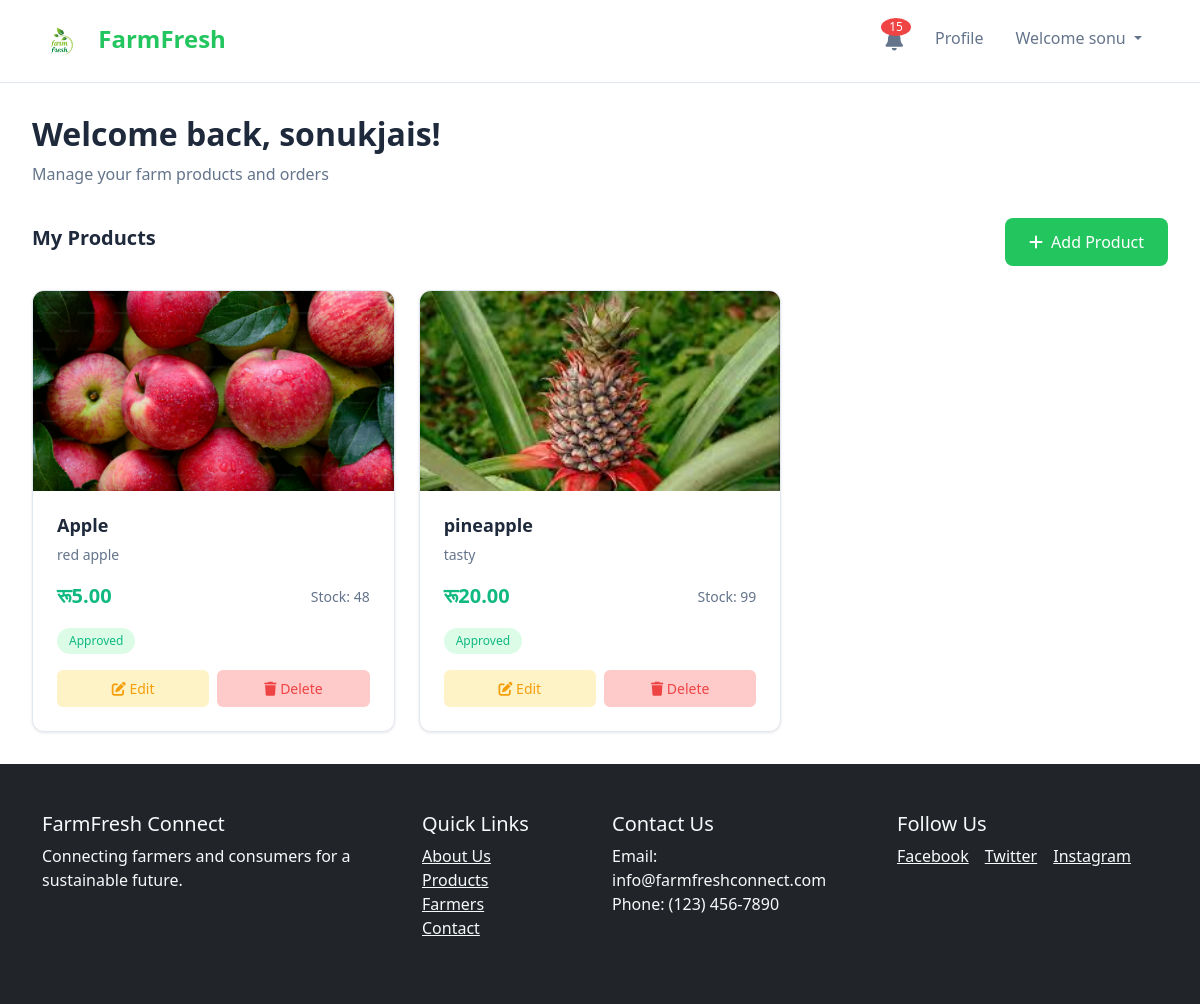
Page /farmer/products.php (signed in) on the committed database.
### tables this page shows
CREATE TABLE `users` (
  `user_id` int(11) NOT NULL,
  `username` varchar(100) DEFAULT NULL,
  `email` varchar(100) DEFAULT NULL,
  `password` varchar(100) DEFAULT NULL,
  `first_name` varchar(100) DEFAULT NULL,
  `last_name` varchar(100) DEFAULT NULL,
  `phone` varchar(20) DEFAULT NULL,
  `address` varchar(255) DEFAULT NULL,
  `city` varchar(100) DEFAULT NULL,
  `state` varchar(100) DEFAULT NULL,
  `zipcode` varchar(20) DEFAULT NULL,
  `role` enum('farmer','consumer','admin') NOT NULL,
  `created_at` datetime DEFAULT current_timestamp(),
  `updated_at` datetime DEFAULT current_timestamp() ON UPDATE current_timestamp(),
  `profile_image` varchar(255) DEFAULT NULL,
  `is_active` tinyint(1) DEFAULT 1,
  `bio` text DEFAULT NULL
);

CREATE TABLE `products` (
  `product_id` int(11) NOT NULL,
  `seller_id` int(11) DEFAULT NULL,
  `category_id` int(11) DEFAULT NULL,
  `name` varchar(100) DEFAULT NULL,
  `description` text DEFAULT NULL,
  `price` decimal(10,2) DEFAULT 0.00,
  `organic` tinyint(1) DEFAULT 0,
  `created_at` datetime DEFAULT current_timestamp(),
  `updated_at` datetime DEFAULT current_timestamp() ON UPDATE current_timestamp(),
  `is_available` tinyint(1) DEFAULT 1,
  `quantity` int(11) NOT NULL DEFAULT 0,
  `stock` int(11) NOT NULL DEFAULT 0,
  `product_image` varchar(255) DEFAULT NULL,
  `status` enum('pending','approved','rejected') DEFAULT 'pending'
);

### farmer/products.php (the view, shortened to what this page needs)
<?php
include '../config/db.php';
$farmer_id = $_SESSION['user_id'];
$products_query = "SELECT p.*, c.name as category_name
                  FROM products p
                  LEFT JOIN categories c ON p.category_id = c.category_id
                  WHERE p.seller_id = $farmer_id
                  ORDER BY p.created_at DESC";
$products_result = mysqli_query($dbconn, $products_query);
$farmer_query = "SELECT * FROM users WHERE user_id = $farmer_id LIMIT 1";
$farmer_result = mysqli_query($dbconn, $farmer_query);
$farmer_data = mysqli_fetch_assoc($farmer_result);
$farmer_name = 'Farmer';
if (isset($farmer_data['name'])) {
    $farmer_name = explode(' ', $farmer_data['name'])[0];
} elseif (isset($farmer_data['username'])) {
    $farmer_name = $farmer_data['username'];
} elseif (isset($farmer_data['first_name'])) {
    $farmer_name = $farmer_data['first_name'];
} elseif (isset($farmer_data['full_name'])) {
    $farmer_name = explode(' ', $farmer_data['full_name'])[0];
}
mysqli_data_seek($products_result, 0);
?>
<!DOCTYPE html>
<html lang="en">
<head>
    <link href="https://cdn.jsdelivr.net/npm/bootstrap@5.3.3/dist/css/bootstrap.min.css" rel="stylesheet">
    <link rel="stylesheet" href="https://cdnjs.cloudflare.com/ajax/libs/font-awesome/6.0.0/css/all.min.css">
</head>
<body>
    <?php include '../includes/navbar.php'; ?>
    <div class="dashboard-container">
        <div class="welcome-section">
            <h1 class="welcome-title">Welcome back, <?php echo htmlspecialchars($farmer_name); ?>!</h1>
            <p class="welcome-subtitle">Manage your farm products and orders</p>
        </div>
        <div class="section-header">
            <h2 class="section-title">My Products</h2>
            <a href="add_products.php" class="add-product-btn">
                <i class="fas fa-plus"></i>
                Add Product
            </a>
        </div>
        <?php if (mysqli_num_rows($products_result) > 0): ?>
            <div class="products-grid">
                <?php while ($product = mysqli_fetch_assoc($products_result)): ?>
                    <div class="product-card">
                        <?php if (!empty($product['product_image'])): ?>
                            <img src="../uploads/products/<?php echo $product['product_image']; ?>"
                                 class="product-image"
                                 alt="<?php echo htmlspecialchars($product['name']); ?>">
                        <?php else: ?>
                            <div class="product-image" style="display: flex; align-items: center; justify-content: center; color: var(--text-muted);">
                                <i class="fas fa-image fa-3x"></i>
                            </div>
                        <?php endif; ?>
                        <div class="product-content">
                            <h3 class="product-title"><?php echo htmlspecialchars($product['name']); ?></h3>
                            <p class="product-description">
                                <?php echo htmlspecialchars(mb_strimwidth($product['description'], 0, 100, "...")); ?>
                            </p>
                            <div class="product-meta">
                                <div class="product-price">रू<?php echo number_format($product['price'], 2); ?></div>
                                <div class="product-stock">Stock: <?php echo $product['stock']; ?></div>
                            </div>
                            <?php
                            $status_class = '';
                            $status_text = 'Unknown';
                            if (isset($product['status'])) {
                                switch($product['status']) {
                                    case 'approved':
                                        $status_class = 'status-active';
                                        $status_text = 'Approved';
                                        break;
                            }
                            } else {
                                $status_class = 'status-unknown';
                                $status_text = 'Status Unknown';
                            }
                            ?>
                            <div class="product-status <?php echo $status_class; ?>"><?php echo $status_text; ?></div>
                            <div class="product-actions">
                                <a href="edit_product.php?id=<?php echo $product['product_id']; ?>" class="action-btn btn-edit">
                                    <i class="fas fa-edit"></i> Edit
                                </a>
                                <a href="products.php?delete=<?php echo $product['product_id']; ?>"
                                   class="action-btn btn-delete"
                                   onclick="return confirm('Are you sure you want to delete this product?')">
                                    <i class="fas fa-trash"></i> Delete
                                </a>
                            </div>
                        </div>
                    </div>
                <?php endwhile; ?>
            </div>
        <?php endif; ?>
    </div>
    <?php include '../includes/footer.php'; ?>
</body>
</html>

### farmer/products.php (style rules this page uses)
:root { --primary-color: #22c55e; --secondary-color: #f8fafc; --text-dark: #1e293b; --text-muted: #64748b; --border-color: #e2e8f0; --success-color: #10b981; --warning-color: #f59e0b; --danger-color: #ef4444; }
* { margin: 0; padding: 0; box-sizing: border-box; }
body { font-family: 'Inter', sans-serif; background-color: var(--secondary-color); color: var(--text-dark); }
.dashboard-container { max-width: 1400px; margin: 0 auto; padding: 2rem; }
.welcome-section { margin-bottom: 2rem; }
.welcome-title { font-size: 2rem; font-weight: 700; color: var(--text-dark); margin-bottom: 0.5rem; }
.welcome-subtitle { color: var(--text-muted); font-size: 1rem; }
.section-header { display: flex; justify-content: space-between; align-items: center; margin-bottom: 1.5rem; }
.section-title { font-size: 1.25rem; font-weight: 600; color: var(--text-dark); }
.add-product-btn { background: var(--primary-color); color: white; border: none; padding: 0.75rem 1.5rem; border-radius: 8px; font-weight: 500; text-decoration: none; display: inline-flex; align-items: center; gap: 0.5rem; transition: all 0.2s; }
.products-grid { display: grid; grid-template-columns: repeat(auto-fill, minmax(320px, 1fr)); gap: 1.5rem; }
.product-card { background: white; border-radius: 12px; overflow: hidden; box-shadow: 0 1px 3px rgba(0,0,0,0.1); border: 1px solid var(--border-color); transition: all 0.2s; }
.product-image { width: 100%; height: 200px; object-fit: cover; background: #f1f5f9; }
.product-content { padding: 1.5rem; }
.product-title { font-size: 1.125rem; font-weight: 600; color: var(--text-dark); margin-bottom: 0.5rem; }
.product-description { color: var(--text-muted); font-size: 0.875rem; line-height: 1.5; margin-bottom: 1rem; }
.product-meta { display: flex; justify-content: space-between; align-items: center; margin-bottom: 1rem; }
.product-price { font-size: 1.25rem; font-weight: 700; color: var(--success-color); }
.product-stock { font-size: 0.875rem; color: var(--text-muted); }
.product-status { display: inline-block; padding: 0.25rem 0.75rem; border-radius: 20px; font-size: 0.75rem; font-weight: 500; margin-bottom: 1rem; }
.status-active { background: #dcfce7; color: var(--success-color); }
.product-actions { display: flex; gap: 0.5rem; }
.action-btn { flex: 1; padding: 0.5rem; border: none; border-radius: 6px; font-size: 0.875rem; font-weight: 500; cursor: pointer; transition: all 0.2s; text-decoration: none; text-align: center; }
.btn-edit { background: #fef3c7; color: var(--warning-color); }
.btn-delete { background: #fecaca; color: var(--danger-color); }

### includes/navbar.php (style rules this page uses)
body, html { margin: 0; padding: 0; overflow-x: hidden; }

### rows in the picture
users: username "sonukjais"
products: product_image (picture), name "Apple", description "red apple", price "5.00", stock "48", status "Approved"
products: product_image (picture), name "pineapple", description "tasty", price "20.00", stock "99", status "Approved"

### other values in the picture
$unread_count "15"
$_SESSION['first_name'] "sonu"
